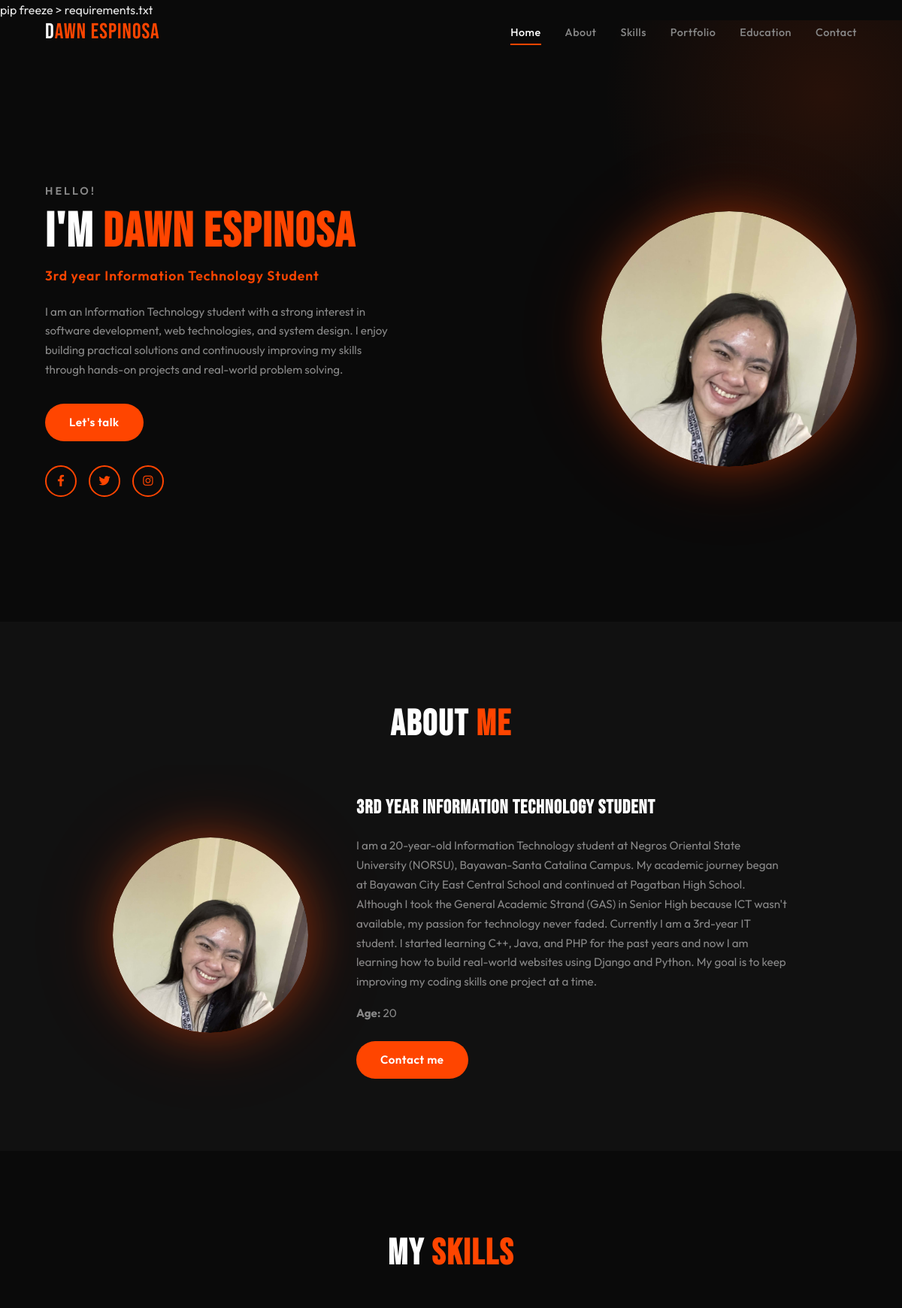
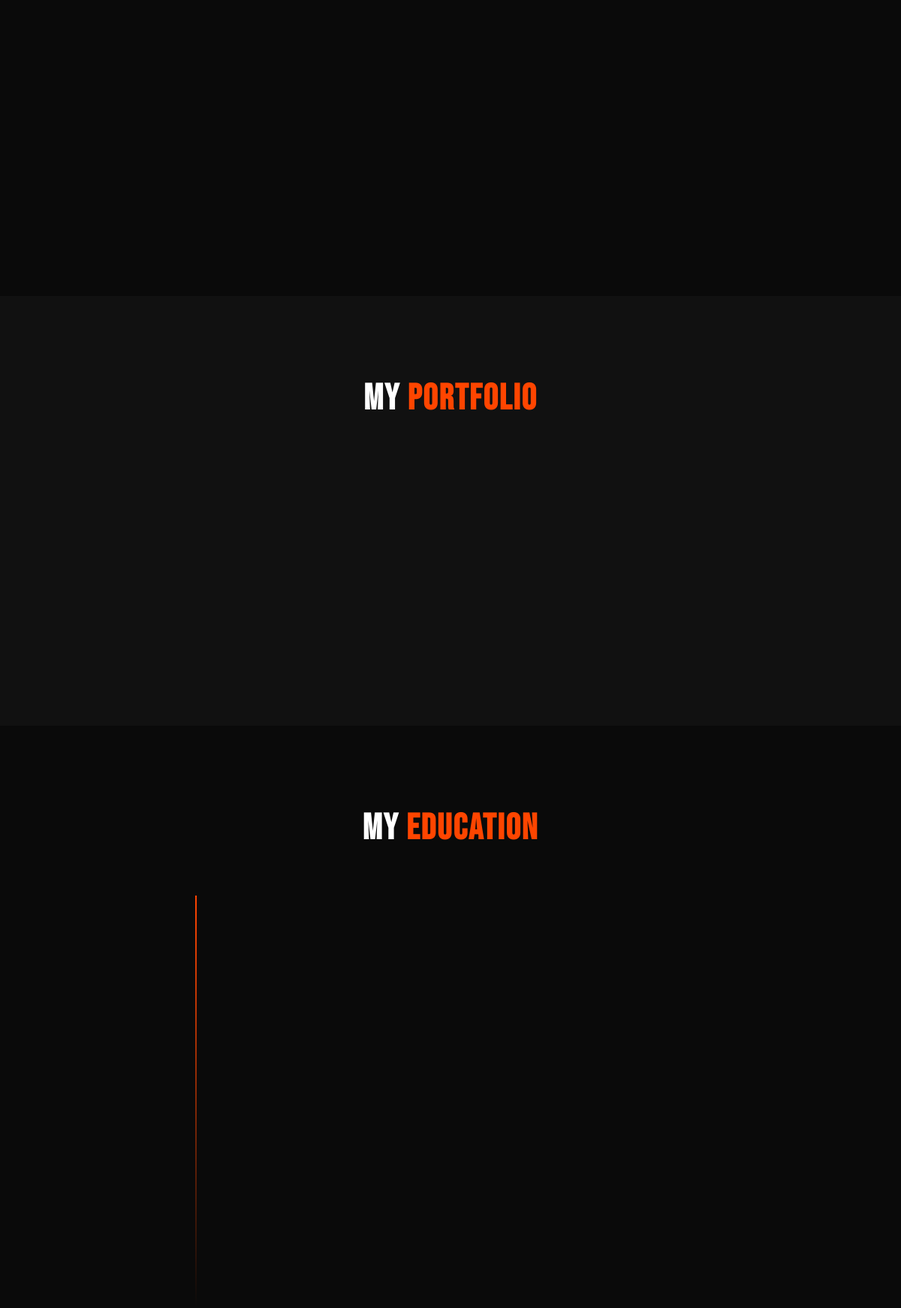
The page / (upper part) on the database its author committed (2 pictures, top to bottom).
### portfolio/models.py (models this page shows, shortened)
class Info(models.Model):
    name = models.CharField(max_length=100)
    title = models.CharField(max_length=150, default='')  # ← add this
    bio = models.TextField(default='')
    age = models.IntegerField(blank=True, null=True)
    birthday = models.DateField(blank=True, null=True)
    profile_image = models.ImageField(upload_to='profile/', blank=True, null=True)

### portfolio/views.py (the view)
# urls.py: path('', views.index, name='home'),
def index(request):
    return render(request, 'index.html', {
        'info': Info.objects.first(),
        'skills': Skill.objects.all(),
        'projects': Project.objects.all(),
        'education': Education.objects.all(),
        'contact': Contact.objects.first(),
    })

### portfolio/templates/index.html (shortened to what this page needs)
{% load static %}
<!DOCTYPE html>pip freeze > requirements.txt
<html lang="en">
<head>
    <link href="https://cdnjs.cloudflare.com/ajax/libs/font-awesome/6.4.0/css/all.min.css" rel="stylesheet">
    <link rel="stylesheet" href="{% static 'style.css' %}">
</head>
<body>
<nav id="navbar">
    <div class="logo">{{ info.name|slice:":1" }}<span>{{ info.name|slice:"1:" }}</span></div>
    <div class="nav-links">
        <a href="#home" class="active">Home</a>
        <a href="#about">About</a>
        <a href="#skills">Skills</a>
        <a href="#projects">Portfolio</a>
        <a href="#education">Education</a>
        <a href="#contact">Contact</a>
    </div>
</nav>
<section id="home" class="hero">
    <div class="hero-text">
        <p class="hello">HELLO!</p>
        <h1>I'm <span class="orange">{{ info.name }}</span></h1>
        <h2 class="orange">{{ info.title }}</h2>
        <p class="bio">{{ info.bio }}</p>
        <div class="hero-buttons">
            <a href="#contact" class="btn-orange">Let's talk</a>
        </div>
        <div class="social-icons">
            {% if contact.facebook %}<a href="{{ contact.facebook }}" target="_blank"><i class="fab fa-facebook-f"></i></a>{% endif %}
            <a href="#" target="_blank"><i class="fab fa-twitter"></i></a>
            <a href="#" target="_blank"><i class="fab fa-instagram"></i></a>
        </div>
    </div>
    <div class="hero-image">
        {% if info.profile_image %}
        <div class="img-glow">
            <img src="{{ info.profile_image.url }}" alt="{{ info.name }}">
        </div>
        {% endif %}
    </div>
</section>
<section id="about" class="about-section">
    <h2 class="section-title">About <span class="orange">Me</span></h2>
    <div class="about-inner">
        <div class="about-img">
            {% if info.profile_image %}
            <div class="img-glow small">
                <img src="{{ info.profile_image.url }}" alt="{{ info.name }}">
            </div>
            {% endif %}
        </div>
        <div class="about-text">
            <h3>{{ info.title }}</h3>
            <p> I am a 20-year-old Information Technology student at Negros Oriental State University (NORSU), Bayawan-Santa Catalina Campus. My academic journey began at Bayawan City East Central School and continued at Pagatban High School.
                Although I took the General Academic Strand (GAS) in Senior High because ICT wasn't available, my passion for technology never faded. Currently I am a 3rd-year IT student. I started learning C++, Java, and PHP  for the past years and
                now I am learning how to build real-world websites using Django and Python. My goal is to keep improving my coding skills one project at a time.</p>
                {% if info.age %}<p><strong>Age:</strong> {{ info.age }}
            </p>{% endif %}
            <a href="#contact" class="btn-orange">Contact me</a>
        </div>
    </div>
</section>
<section id="skills" class="skills-section">
    <h2 class="section-title">My <span class="orange">Skills</span></h2>
    <div class="skills-list">
    </div>
</section>
<section id="projects" class="projects-section">
    <h2 class="section-title">My <span class="orange">Portfolio</span></h2>
    <div class="projects-grid">
    </div>
</section>
<section id="education" class="education-section">
    <h2 class="section-title">My <span class="orange">Education</span></h2>
    <div class="education-list">
    </div>
</section>
</body>
</html>

### rows shown on the page
Info: name "D", name "awn Espinosa", name "Dawn Espinosa", title "3rd year Information Technology Student", bio "I am an Information Technology student with a strong interest in software development, web technologies, and system design. I enjoy building practical solutions and continuously improving my skills through hands-on projects and real-world problem solving.", profile_image (picture), age "20"
